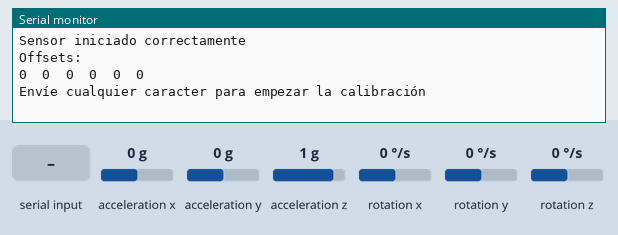
This sketch was run on a simulated ESP32. Shown: the last lines printed to the serial monitor. The test bench sets the inputs (shaded band); at power-on: acceleration x 0 g, acceleration y 0 g, acceleration z 1 g, rotation x 0 °/s, rotation y 0 °/s, rotation z 0 °/s.

Above: at 0.8 s.
0.9 s: "d" received over Serial
At 1.14 s:
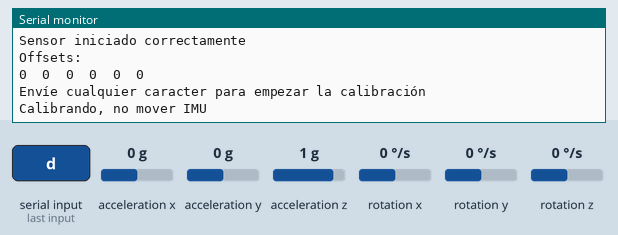
2.7 s: acceleration x set to -1.4 g
At 2.95 s:
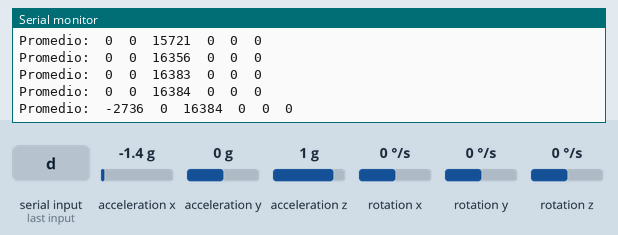
4.2 s: acceleration y set to -1.4 g
At 4.4 s:
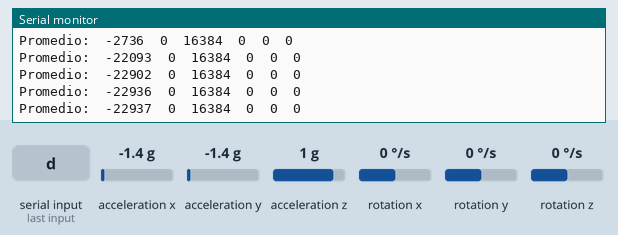
5.7 s: acceleration z set to -1.4 g
At 5.85 s:
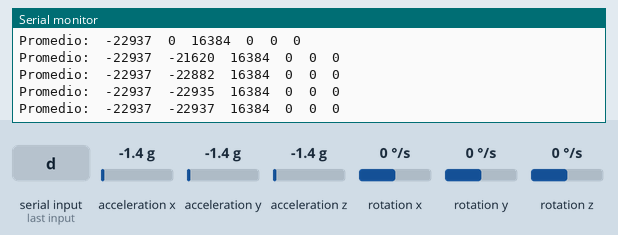
7.2 s: rotation x set to -192 °/s
At 7.3 s:
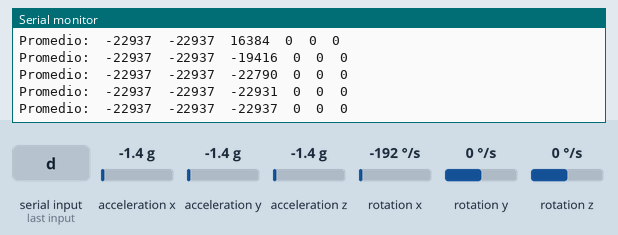
8.7 s: rotation y set to -192 °/s
At 8.75 s:
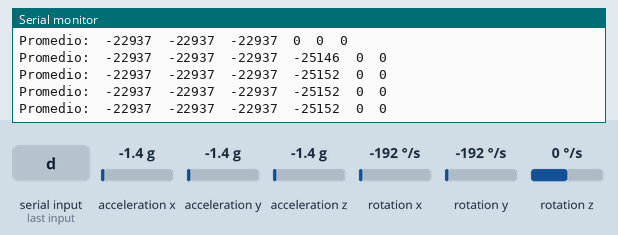
Timing chart, 0 to 11.2 s (numbered marks = the images above; inputs shaded):
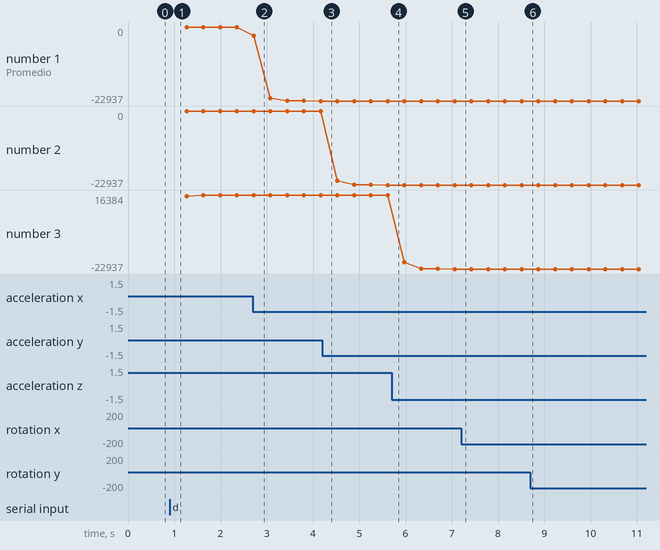

Measured:
- after the input at 0.9 s, the serial monitor: prints a new line at once (image 1)
- after the input at 2.7 s, the serial monitor: prints a new line at once (image 2)
- plotted number 1: 0 → -22937 after the input at 2.7 s

The sketch:

Calibrate_sensor.ino
```cpp
#include <Wire.h>
#include <I2Cdev.h>
#include <MPU6050.h>

// Dirección del MPU6050 (0x68 o 0x69 dependiendo del estado de AD0)
MPU6050 sensor;

// Valores RAW del acelerómetro y giroscopio
int16_t ax, ay, az;
int16_t gx, gy, gz;

// Variables para el filtro pasa bajos
long f_ax, f_ay, f_az;
int p_ax, p_ay, p_az;
long f_gx, f_gy, f_gz;
int p_gx, p_gy, p_gz;
int counter = 0;

// Offsets
int ax_o, ay_o, az_o;
int gx_o, gy_o, gz_o;

void setup() {
  Serial.begin(57600);
  Wire.begin(21,22);
  sensor.initialize();

  if (sensor.testConnection()) {
    Serial.println("Sensor iniciado correctamente");
  }

  // Leer offsets actuales
  ax_o = sensor.getXAccelOffset();
  ay_o = sensor.getYAccelOffset();
  az_o = sensor.getZAccelOffset();
  gx_o = sensor.getXGyroOffset();
  gy_o = sensor.getYGyroOffset();
  gz_o = sensor.getZGyroOffset();

  Serial.println("Offsets:");
  Serial.print(ax_o); Serial.print("\t");
  Serial.print(ay_o); Serial.print("\t");
  Serial.print(az_o); Serial.print("\t");
  Serial.print(gx_o); Serial.print("\t");
  Serial.print(gy_o); Serial.print("\t");
  Serial.println(gz_o);
  Serial.println("\n\nEnvíe cualquier caracter para empezar la calibración\n\n");

  while (!Serial.available()) {}
  Serial.println("Calibrando, no mover IMU");
}

void loop() {
  // Leer acelerómetro y giroscopio
  sensor.getAcceleration(&ax, &ay, &az);
  sensor.getRotation(&gx, &gy, &gz);

  // Filtro pasa bajos
  f_ax = f_ax - (f_ax >> 5) + ax;
  p_ax = f_ax >> 5;

  f_ay = f_ay - (f_ay >> 5) + ay;
  p_ay = f_ay >> 5;

  f_az = f_az - (f_az >> 5) + az;
  p_az = f_az >> 5;

  f_gx = f_gx - (f_gx >> 3) + gx;
  p_gx = f_gx >> 3;

  f_gy = f_gy - (f_gy >> 3) + gy;
  p_gy = f_gy >> 3;

  f_gz = f_gz - (f_gz >> 3) + gz;
  p_gz = f_gz >> 3;

  // Cada 100 lecturas, ajustar offset
  if (counter == 100) {
    Serial.print("Promedio:\t");
    Serial.print(p_ax); Serial.print("\t");
    Serial.print(p_ay); Serial.print("\t");
    Serial.print(p_az); Serial.print("\t");
    Serial.print(p_gx); Serial.print("\t");
    Serial.print(p_gy); Serial.print("\t");
    Serial.println(p_gz);

    // Calibrar acelerómetro (1g en Z)
    ax_o += (p_ax > 0) ? -0.1 : 0.1;
    ay_o += (p_ay > 0) ? -0.1 : 0.1;
    az_o += ((p_az - 16384) > 0) ? -0.1 : 0.1;

    sensor.setXAccelOffset(ax_o);
    sensor.setYAccelOffset(ay_o);
    sensor.setZAccelOffset(az_o);

    // Calibrar giroscopio (0 en todos los ejes)
    gx_o += (p_gx > 0) ? -0.1 : 0.1;
    gy_o += (p_gy > 0) ? -0.1 : 0.1;
    gz_o += (p_gz > 0) ? -0.1 : 0.1;

    sensor.setXGyroOffset(gx_o);
    sensor.setYGyroOffset(gy_o);
    sensor.setZGyroOffset(gz_o);

    counter = 0;
  }

  counter++;
}
```
